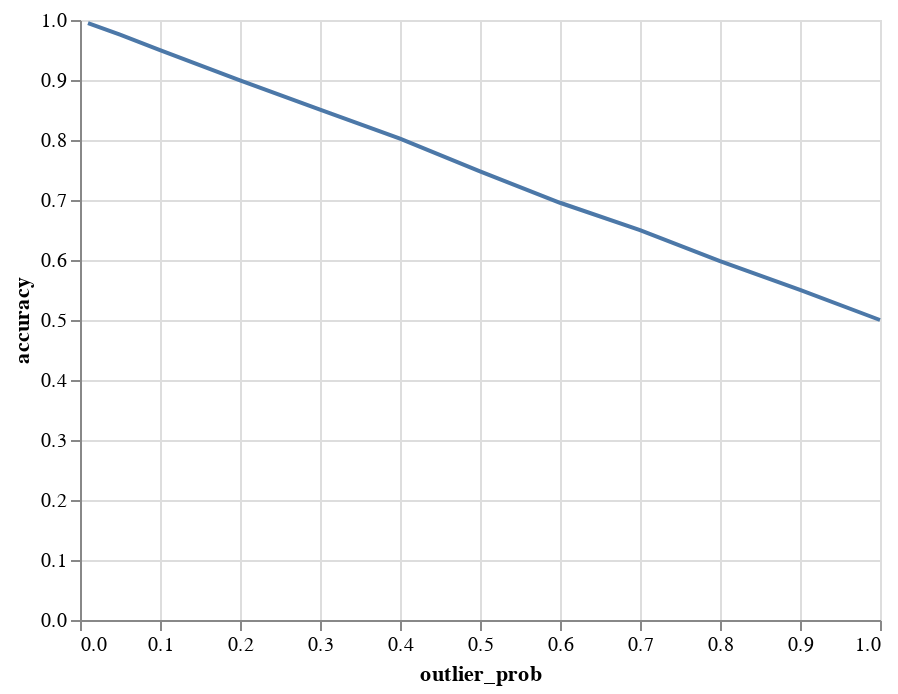

The notebook cell this image was saved under:
### Code cell
alt.Chart(df_trees).mark_line().encode(x='outlier_prob', y='accuracy')

### Figure 1 — Vega-Lite specification as saved in the notebook (floating-point values rounded to 4 significant figures)
{"config": {"view": {"continuousWidth": 400, "continuousHeight": 300}}, "data": {"name": "data-bb7e192669bb0cc26ac4cf0e558259cd"}, "mark": "line", "encoding": {"x": {"type": "quantitative", "field": "outlier_prob"}, "y": {"type": "quantitative", "field": "accuracy"}}, "$schema": "https://vega.github.io/schema/vega-lite/v4.8.1.json", "datasets": {"data-bb7e192669bb0cc26ac4cf0e558259cd": [{"outlier_prob": 0.01, "accuracy": 0.9949}, {"outlier_prob": 0.05, "accuracy": 0.9756}, {"outlier_prob": 0.1, "accuracy": 0.9499}, {"outlier_prob": 0.2, "accuracy": 0.8995}, {"outlier_prob": 0.3, "accuracy": 0.8506}, {"outlier_prob": 0.4, "accuracy": 0.8022}, {"outlier_prob": 0.5, "accuracy": 0.7476}, {"outlier_prob": 0.6, "accuracy": 0.6954}, {"outlier_prob": 0.7, "accuracy": 0.6496}, {"outlier_prob": 0.8, "accuracy": 0.5981}, {"outlier_prob": 0.9, "accuracy": 0.5501}, {"outlier_prob": 1.0, "accuracy": 0.5}]}}
